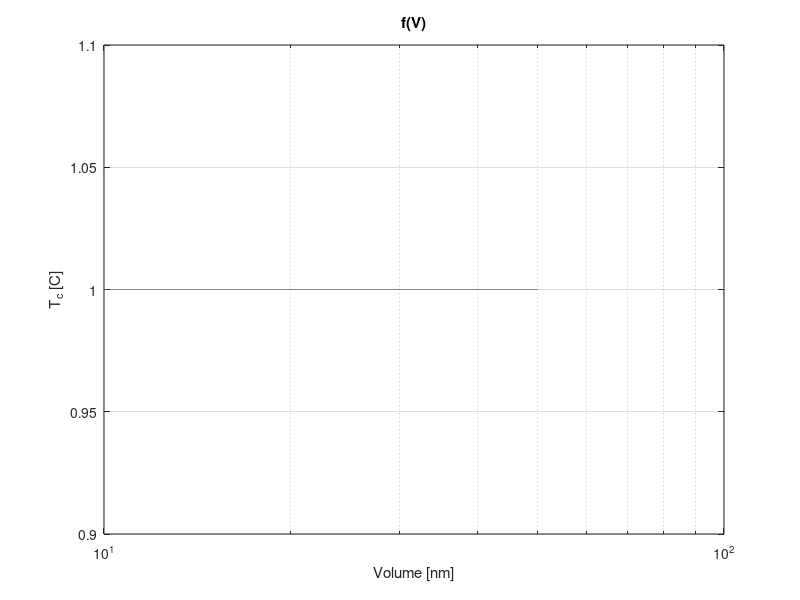
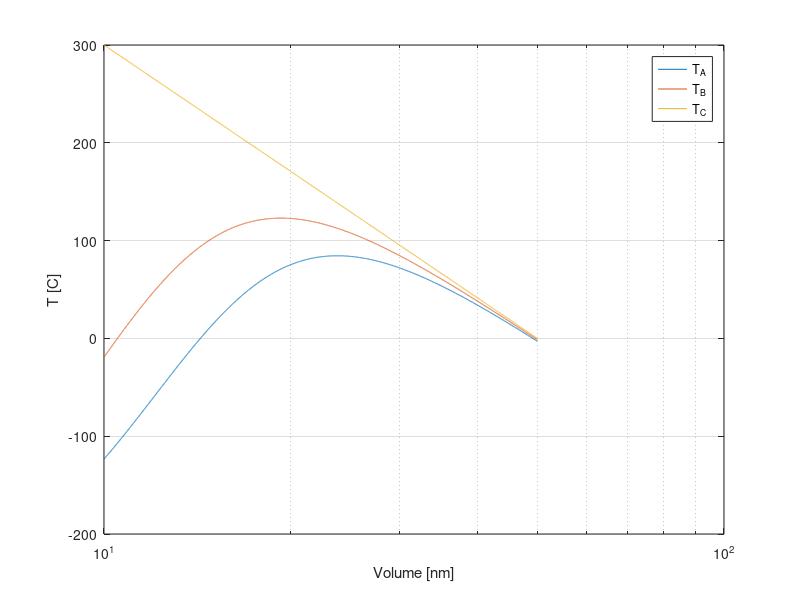
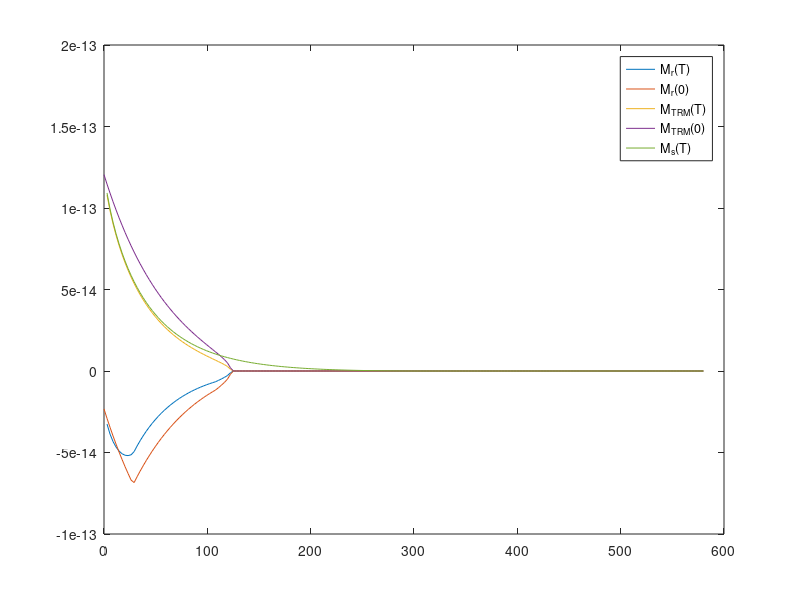
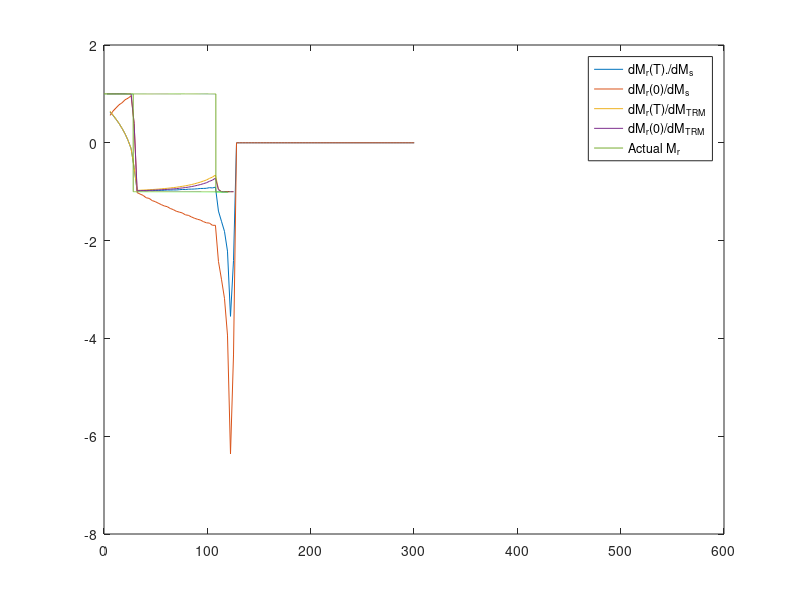

These charts were generated, in order, by the following MATLAB code: (Note: this script raises an error after producing the figures.)


maxTc = 580; 
N = 1;  
tau0 = 1e-10;
Ms0 = 480e3; 
mu0 = pi*4e-7; 
kB = 1.38e-23;
V = logspace(log10(10e-9^3), log10(50e-9^3),10000);
Tc = linspace(300+273, 0+273, length(V));

mu1 = 1e-4;
mu2 = 1e5; 
f = ones(size(V));
figure(1);
semilogx(V.^(1/3)/1e-9,f); 
xlabel('Volume [nm]'); 
ylabel('T_c [C]'); 
title('f(V)'); 
grid on


t_A = 3600*24*365*100000;
T_A = 1 ./ (2*kB*log(t_A/tau0) ./ (mu0*V*N*Ms0^2) + 1./Tc); 

Mr = -ones(size(V));
Mr(T_A<(25+273)) = 1; 

t_B = 1;
TB = 1 ./ (2*kB*log(t_B/tau0) ./ (mu0*V*N*Ms0^2) + 1./Tc); 

figure(2);
semilogx(V.^(1/3) / 1e-9, T_A-273, V.^(1/3) / 1e-9, TB-273, V.^(1/3) / 1e-9,Tc-273)
xlabel('Volume [nm]'); 
ylabel('T [C]');
legend('T_A', 'T_B', 'T_C'); 
grid on

T = linspace(273, maxTc+273, 200); 

MtrmT = zeros(size(T));
Mtrm0 = zeros(size(T));
MrT = zeros(size(T));
for n = 1:length(T)
    block = TB > T(n); 
    MsT =  Ms0 .* sqrt(1 - (T(n)-273)./(Tc-273));
    MsT(Tc<T(n)) = 0; 
    MrT(n) = sum(block .* f .* V .* Mr .* MsT);
    Mr0(n) = sum(block .* f .* V .* Mr .* Ms0);
    Ms(n)  = sum(f .* V .* MsT);
    MtrmT(n) = sum(block .* f .* V .* 1 .* MsT); 
    Mtrm0(n) = sum(block .* f .* V .* 1 .* Ms0); 
end

figure(3);
plot(T-273, MrT, T-273, Mr0, T-273, MtrmT, T-273, Mtrm0, T-273, Ms);
legend('M_r(T)', 'M_r(0)', 'M_{TRM}(T)', 'M_{TRM}(0)', 'M_s(T)'); 

figure(4); 
plot(T(2:end)-273, diff(MrT)./diff(Ms), ...
     T(2:end)-273, diff(Mr0)./diff(Ms), ...
     T(2:end)-273, diff(MrT)./diff(MtrmT), ...
     T(2:end)-273, diff(Mr0)./diff(Mtrm0), ...
     TB(TB>273)-273, Mr(TB>273)); 
legend('dM_r(T)./dM_s', 'dM_r(0)/dM_s', 'dM_r(T)/dM_{TRM}', 'dM_r(0)/dM_{TRM}', 'Actual M_r'); 



figure(5);
Zijderveld([MtrmT', MrT'], T'-273); 
ZijderveldLabel([MtrmT', MrT'], T'-273, 0:10:300); 
xlabel('M_{TRM}(T)'); 
ylabel('M_{r}(T)'); 



figure(6);
Zijderveld([Mtrm0', Mr0'], T'-273); 
ZijderveldLabel([Mtrm0', Mr0'], T'-273, 0:10:300); 
xlabel('M_{TRM}(0)'); 
ylabel('M_{r}(0)'); 


